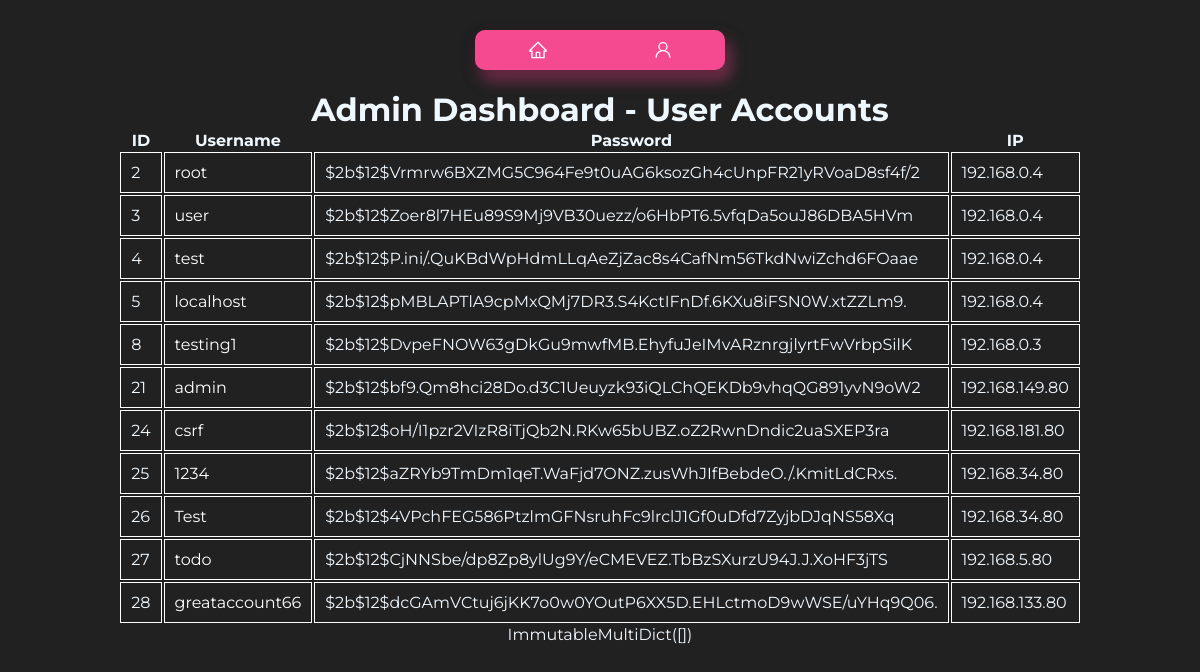
Before: /admin/dashboard (signed in) with the older database file.
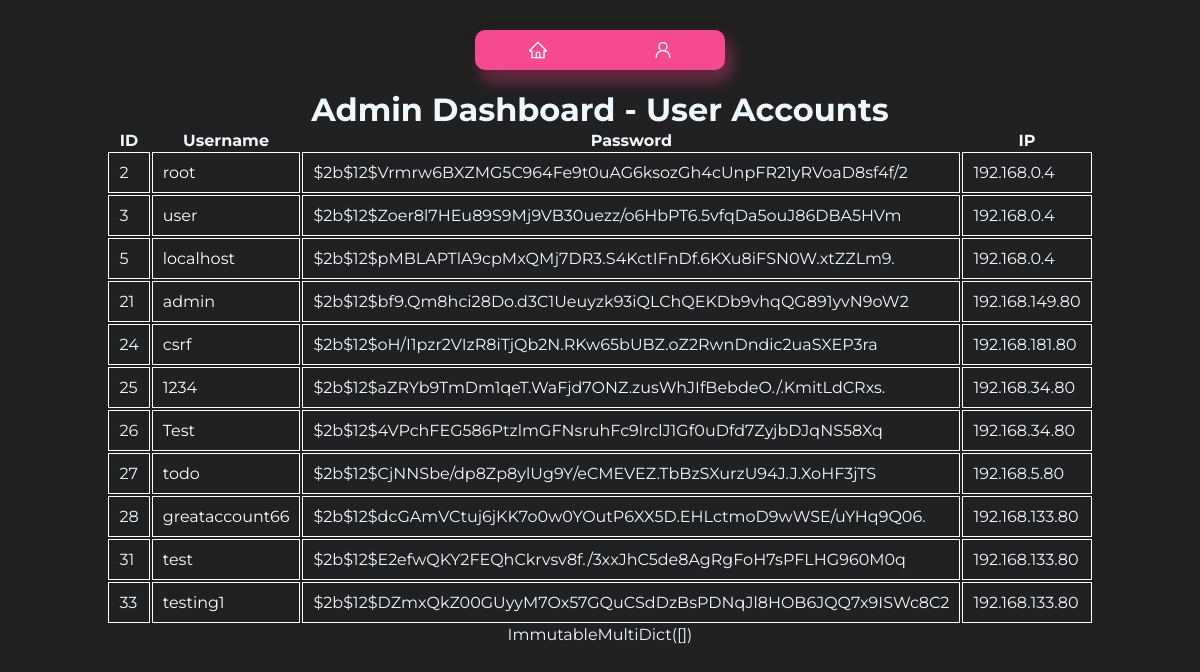
After: the same page with the newer database file.
### tables this page shows
CREATE TABLE users (
        id INTEGER PRIMARY KEY,
        username TEXT UNIQUE,
        password TEXT,
        ip TEXT
    );

### main.py (the view)
@app.route('/admin/dashboard')
def admin_dashboard():
    username = session.get('username')
    if username == 'admin':
        users = get_all_users()
        cookies = request.cookies
        return render_template('admin/admin_dashboard.html', users=users, cookies=cookies)
    else:
        return jsonify({'error':'Not an admin'}), 403

### main.py (called while the page is built)
@app.after_request
def set_csp_header(response):
    csp_value = '; '.join([f"{key} {value}" for key, value in csp_header.items()])
    response.headers['Content-Security-Policy'] = csp_value
    return response

@app.after_request
def add_security_headers(response):
    response.headers['X-Frame-Options'] = 'SAMEORIGIN'
    return response

@app.after_request
def add_hsts_header(response):
    response.headers['Strict-Transport-Security'] = 'max-age=31536000; includeSubDomains; preload'
    return response

@app.after_request
def add_content_type_header(response):
    response.headers['X-Content-Type-Options'] = 'nosniff'
    return response

### scripts/db.py (called while the page is built)
def connect():
    conn = sqlite3.connect('database/testdb.db')
    cursor = conn.cursor()
    return conn, cursor

def get_all_users():
    conn, cursor = connect()
    cursor.execute('SELECT * FROM users')
    users = cursor.fetchall()
    conn.close()
    return users

### templates/admin/admin_dashboard.html (shortened to what this page needs)
<!DOCTYPE html>
<html>
<head>
    <link rel="stylesheet" type="text/css" href="{{ url_for('static', filename='css/template.css') }}">
    <link rel="stylesheet" type="text/css" href="{{ url_for('static', filename='css/header.css') }}">
</head>
<body>
    <header>
        <div class="button-container">
            <a class="button" href="/">
            </a>
            <a class="button" href="/account">
            </a>
        </div>
    </header>
    <h1>Admin Dashboard - User Accounts</h1>
    <table>
        <tr>
            <th>ID</th>
            <th>Username</th>
            <th>Password</th>
            <th>IP</th>
        </tr>
        {% for user in users %}
        <tr>
            <td id="id">{{ user[0] }}</td>
            <td id="username"><a style="color: white; text-decoration: none;" href="/{{user[1]}}">{{ user[1] }}</a></td>
            <td id="Password">{{ user[2] }}</td>
            <td id="ip">{{ user[3] }}</td>
        </tr>
        {% endfor %}
    </table>
    <div>{{cookies}}</div>
</body>
</html>

### static/css/template.css (style rules this page uses)
* { padding: 0; margin: 0; box-sizing: border-box; }
body { padding: 10px; display: flex; flex-direction: column; justify-content: center; align-items: center; background-color: #212121; color: aliceblue; font-family: Montserrat, serif; }

### static/css/header.css (style rules this page uses)
header { padding: 20px; display: flex; justify-content: center; align-items: center; }
.button-container { display: flex; background-color: rgba(245, 73, 144); width: 250px; height: 40px; align-items: center; justify-content: space-around; border-radius: 10px; box-shadow: rgba(0, 0, 0, 0.35) 0px 5px 15px, rgba(245, 73, 144, 0.5) 5px 10px 15px; }
.button { outline: 0 !important; border: 0 !important; width: 40px; height: 40px; border-radius: 50%; background-color: transparent; display: flex; align-items: center; justify-content: center; color: #fff; transition: all ease-in-out 0.3s; cursor: pointer; }
.icon { font-size: 20px; }

### templates/admin/admin_dashboard.html (style rules this page uses)
td { padding: 10px; border: 1px solid #FFF; }

Changed rows visible on the page:
removed users: id "4", username "test", password "$2b$12$P.ini/.QuKBdWpHdmLLqAeZjZac8s4CafNm56TkdNwiZchd6FOaae", ip "192.168.0.4"
removed users: id "8", username "testing1", password "$2b$12$DvpeFNOW63gDkGu9mwfMB.EhyfuJeIMvARznrgjlyrtFwVrbpSilK", ip "192.168.0.3"
added users: id "31", username "test", password "$2b$12$E2efwQKY2FEQhCkrvsv8f./3xxJhC5de8AgRgFoH7sPFLHG960M0q", ip "192.168.133.80"
added users: id "33", username "testing1", password "$2b$12$DZmxQkZ00GUyyM7Ox57GQuCSdDzBsPDNqJl8HOB6JQQ7x9ISWc8C2", ip "192.168.133.80"
